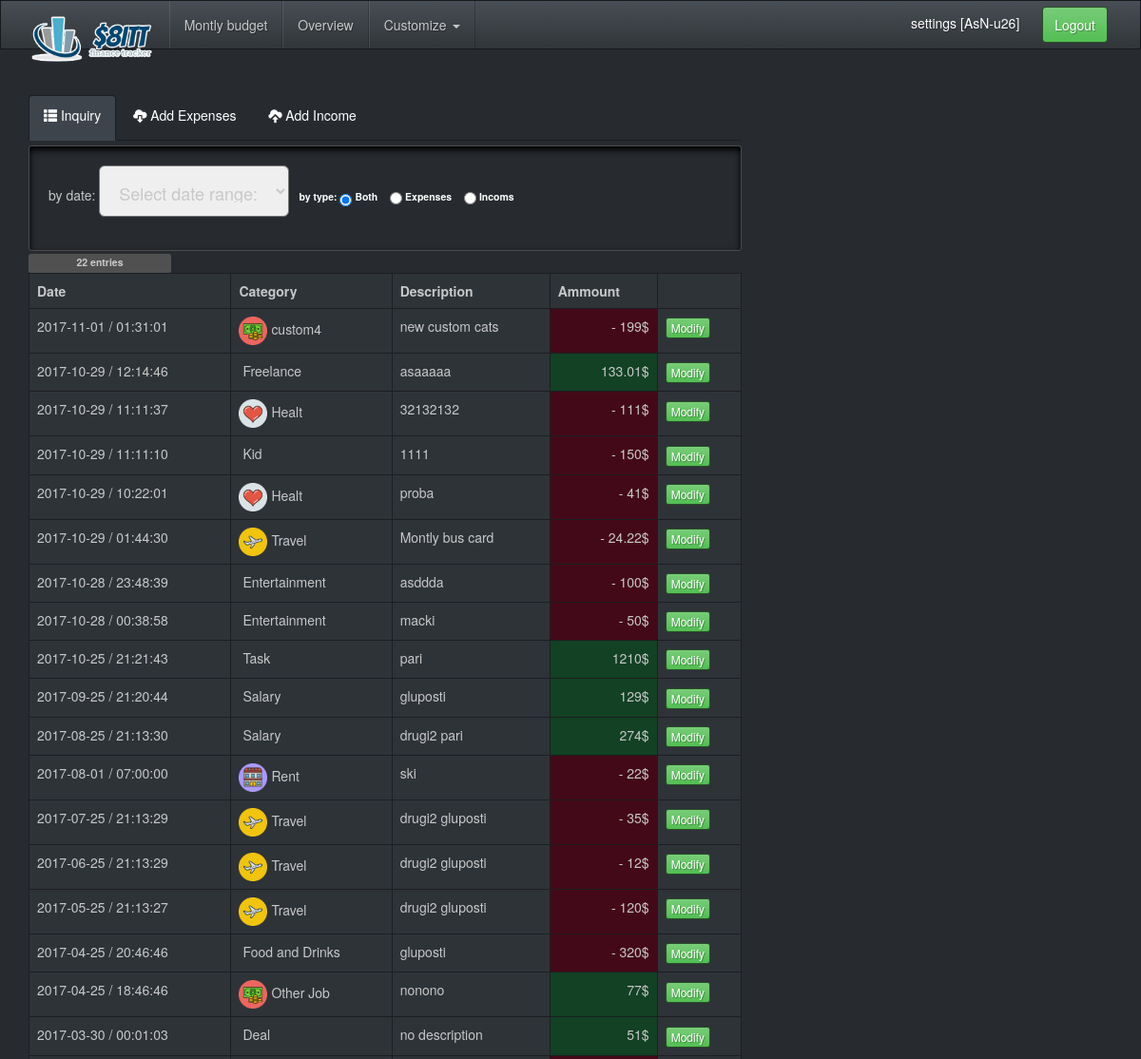
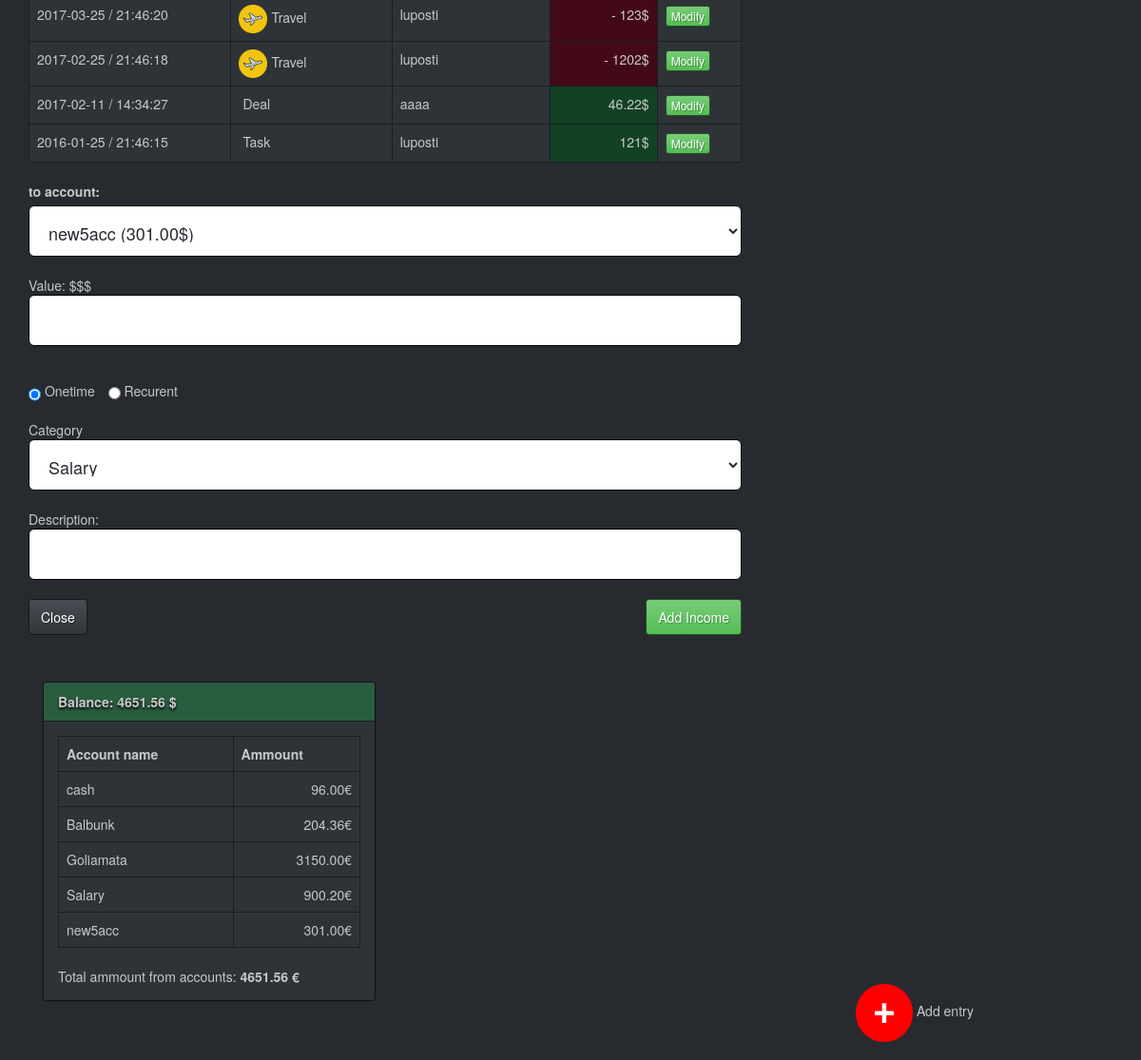
Screenshot of /view/main.php (signed in) with the database file from the repository (2 pictures, top to bottom).
### tables this page shows
CREATE TABLE `transactions` (
  `transaction_id` int(11) NOT NULL,
  `date_time` timestamp NOT NULL DEFAULT CURRENT_TIMESTAMP,
  `account_id` int(11) NOT NULL,
  `amount` double NOT NULL,
  `exp_inc` varchar(20) NOT NULL DEFAULT 'exp',
  `category_id` int(11) DEFAULT NULL,
  `description` varchar(64) NOT NULL,
  `recurent_bill` tinyint(4) NOT NULL DEFAULT '0',
  `user_id` int(11) NOT NULL
);

CREATE TABLE `categories` (
  `category_id` int(11) NOT NULL,
  `category_name` varchar(16) NOT NULL,
  `icon_url` varchar(45) DEFAULT NULL,
  `color` varchar(11) DEFAULT '#ffffff',
  `category_desc` varchar(45) DEFAULT NULL,
  `user_id` int(11) NOT NULL DEFAULT '0',
  `in_out` varchar(3) DEFAULT 'out'
);

CREATE TABLE `accounts` (
  `account_id` int(11) NOT NULL,
  `account_name` varchar(45) NOT NULL,
  `ammount` double NOT NULL,
  `owner_id` int(11) NOT NULL,
  `currency` varchar(3) NOT NULL,
  `account_desc` varchar(45) NOT NULL DEFAULT 'IBAN:',
  `last_access` timestamp NULL DEFAULT CURRENT_TIMESTAMP
);

### view/includes/add_entry_form.incl.php (called while the page is built, shortened)
<?php
include "../controller/get_user_account_list.php";
?>

### model/dao/AccountDao.php (called while the page is built, shortened)
<?php
class AccountDao
{
    private static $instance;
    private $pdo;
    private function __construct()    {
        $this->pdo = DBManager::getInstance()->getConnection();
    }
    public static function getAInstance(){
        if(self::$instance === null){
            self::$instance = new AccountDao();
        }
        return self::$instance;
    }
    public function getUserAcountsList($uid) {
            $stm = $this->pdo->prepare(self::GET_USER_ACCOUNTS);
            $stm->execute(array($uid));
            $result = $stm->fetchAll(\PDO::FETCH_ASSOC);
            return $result;
    }
    public  function getUserTotalAmmount(Accounts $a){
            try {
                $stm = $this->pdo->prepare(self::SELECT_USER_SUM_AMMOUNT);
                $stm->execute(array($a->getOwnerId()));
                $result = $stm->fetch(\PDO::FETCH_ASSOC);
                return $result;
            }
            catch (\PDOException $e) {
                echo "Err accounts list: " . $e->getMessage();
            }
        }
}

### controller/get_user_account_list.php (called while the page is built, shortened)
<?php
include_once "../model/dao/AccountDao.php";
include_once "../model/Accounts.php";
$oi = "";
if(isset($_SESSION["user_id"])) {
    $oi = $_SESSION["user_id"];
}
try {
    $result_accounts = AccountDao::getAInstance()->getUserAcountsList($oi);
}
catch(PDOException $e) {
    echo "acc list:: " . $e->getMessage();
}
?>

### model/DBManager.php (called while the page is built, shortened)
<?php
class DBManager
{
    private static $instance;
    private $pdo;
    private function __construct(){
        try{
            $this->pdo = new \PDO("mysql:host=".self::DB_IP.";dbname=".self::DB_NAME, self::DB_USER, self::DB_PASS);
            $this->pdo->setAttribute(\PDO::ATTR_ERRMODE, \PDO::ERRMODE_EXCEPTION);
            $this->pdo->query("USE " . self::DB_NAME);
        }
        catch (\PDOException $e){
            echo "PDO Problem. ERR: " . $e->getMessage();
        }
    }
    public static function getInstance(){
        if(self::$instance === null){
            self::$instance = new DBManager();
        }
        return self::$instance;
    }
    public function getConnection(){
        return $this->pdo;
    }
}

### controller/get_user_account_totals_ammount.php (called while the page is built, shortened)
<?php
$owner_id = $_SESSION['user_id'];
$oi = new Accounts($owner_id);
$result_total_ammount = AccountDao::getAInstance()->getUserTotalAmmount($oi);

### model/Accounts.php (called while the page is built, shortened)
<?php
class Accounts
{
    private $owner_id;
      public function __construct($owner_id){
        $this->owner_id = $owner_id;
    }
    public function getOwnerId()
    {
        return $this->owner_id;
    }
}

### controller/get_transactions_with_filters.php (the view, shortened to what this page needs)
<?php
include_once "../model/DBManager.php";
$date = $etype = $entry_type = $uid = $filt_cat = $rowCounts = $resulta = "";
$order_date = "DESC";
$limit = "200";
include "../model/dao/TransactionDao.php";
$uid = "";
if (isset($_SESSION['user_id'])) {
    $uid = $_SESSION['user_id'];
}
if (isset($_GET['date'])) {
    if (intval($_GET['date']) == "") {
        $date = "";
    } elseif (intval($_GET['date']) == 1) {
        $date = "DATE(`date_time`) = CURDATE() AND";
    } elseif (intval($_GET['date']) == 2) {
        $date = "DATE(`date_time`) >= DATE_SUB(CURDATE(), INTERVAL 1 DAY) AND DATE(`date_time`) < CURDATE() AND";
    } elseif (intval($_GET['date']) == 3) {
        $date = "DATE(date_time) > DATE_SUB(NOW(), INTERVAL 1 MONTH) AND";
    } elseif (intval($_GET['date']) == 4) {
        $date = "YEAR(date_time) = YEAR(NOW()) AND";
        $limit = 1000;
    } elseif (intval($_GET['date']) == 0) {
        $date = "";
    }
} else {
    $date = "";
}
if (!isset($_GET['etype'])) {
    $entry_type = "AND `exp_inc` IN ('exp', 'inc')";
}
try {
    if (!isset($pdo)) {
        $pdo = \model\DBManager::getInstance()->getConnection();
    }
    $sql = "SELECT *, ca.category_name, ca.icon_url FROM `transactions` as tr
LEFT JOIN categories AS ca
ON ca.category_id = tr.category_id
 WHERE $date tr.user_id = $uid $entry_type ORDER BY `date_time` $order_date
 LIMIT $limit";
    $stmt = $pdo->prepare($sql);
    $stmt->execute();
    $resulta = $stmt->fetchAll(\PDO::FETCH_ASSOC);
    $rowCounts = $stmt->rowCount();
} catch (PDOException $e) {
    echo "erewrwer" . $e->getMessage();
}
?>
<div class="label label-discrete"><?php echo $rowCounts . " entries "; ?></div>
<table class="table table-bordered">
    <tr class="bg_h">
        <th>Date</th>
        <th>Category</th>
        <th>Description</th>
        <th>Ammount</th>
    </tr>
    <?php foreach ($resulta as $item) { ?>
        <tr>
            <td><?php
                $dt = $item['date_time'];
                $date = explode(' ', $dt);
                echo ($date[0]) . " / " . ($date[1]);
                ?></td>
            <td><img height="30" width="auto" src="images/icons/<?= $item['icon_url'] ?>" alt=""> <?= $item['category_name'] ?></td>
            <td><?= $item['description'] ?></td>
            <td class="
            <?php
            if ($item['exp_inc'] == "exp") {
                echo "row-exp";
            } else {
                echo "row-inc";
            }
            ?>">
                <span class="pull-right"><?php
                    if ($item['exp_inc'] == "exp") {
                        echo "-";
                    } else {
                        echo "";
                    } ?>
                    <?= $item['amount'] ?>$</span></td>
            <td><a data-toggle="modal" data-target="#modal-add-exp" href="#" class="btn btn-success btn-xs"
                   onclick="mod_transaction('modala', '<?= $item['transaction_id']; ?>')">Modify</a></td>
        </tr>
        <?php
    }
    ?>
</table>

### view/includes/show_user_accounts_avail.incl.php (shortened to what this page needs)
<table class="table table-bordered table_list table-hover" id="whole_table" cellspacing="2" cellpadding="0">
    <tr class="bg_h">
        <th>Account name</th>
        <th>Ammount</th>
    </tr>
    <?php
    include "../controller/get_user_account_list.php";
    foreach ($result_accounts as $row) {
        ?>
        <tr class="">
            <td><?php echo $row['account_name']; ?></td>
            <td class="text-right"><?php echo $row['ammount']; ?>&euro;</td>
        </tr>
        <?php
    }
    ?>
</table>
<div id="user-total">
    Total ammount from accounts: <strong><?php include "../controller/get_user_account_totals_ammount.php"; echo $result_total_ammount['total']?> &euro;</strong>
</div>

### rows the page displays
transactions: date_time "2017-11-01", date_time "01:31:01", category.icon_url (picture), category.category_name "custom4", description "new custom cats", amount "199"
transactions: date_time "2017-10-29", date_time "12:14:46", category.category_name "Freelance", description "asaaaaa", amount "133.01"
transactions: date_time "2017-10-29", date_time "11:11:37", category.icon_url (picture), category.category_name "Healt", description "32132132", amount "111"
transactions: date_time "2017-10-29", date_time "11:11:10", category.category_name "Kid", description "1111", amount "150"
transactions: date_time "2017-10-29", date_time "10:22:01", category.icon_url (picture), category.category_name "Healt", description "proba", amount "41"
transactions: date_time "2017-10-29", date_time "01:44:30", category.icon_url (picture), category.category_name "Travel", description "Montly bus card", amount "24.22"
transactions: date_time "2017-10-28", date_time "23:48:39", category.category_name "Entertainment", description "asddda", amount "100"
transactions: date_time "2017-10-28", date_time "00:38:58", category.category_name "Entertainment", description "macki", amount "50"
transactions: date_time "2017-10-25", date_time "21:21:43", category.category_name "Task", description "pari", amount "1210"
transactions: date_time "2017-09-25", date_time "21:20:44", category.category_name "Salary", description "gluposti", amount "129"
transactions: date_time "2017-08-25", date_time "21:13:30", category.category_name "Salary", description "drugi2 pari", amount "274"
transactions: date_time "2017-08-01", date_time "07:00:00", category.icon_url (picture), category.category_name "Rent", description "ski", amount "22"
transactions: date_time "2017-07-25", date_time "21:13:29", category.icon_url (picture), category.category_name "Travel", description "drugi2 gluposti", amount "35"
transactions: date_time "2017-06-25", date_time "21:13:29", category.icon_url (picture), category.category_name "Travel", description "drugi2 gluposti", amount "12"
transactions: date_time "2017-05-25", date_time "21:13:27", category.icon_url (picture), category.category_name "Travel", description "drugi2 gluposti", amount "120"
transactions: date_time "2017-04-25", date_time "20:46:46", category.category_name "Food and Drinks", description "gluposti", amount "320"
transactions: date_time "2017-04-25", date_time "18:46:46", category.icon_url (picture), category.category_name "Other Job", description "nonono", amount "77"
transactions: date_time "2017-03-30", date_time "00:01:03", category.category_name "Deal", description "no description", amount "51"
transactions: date_time "2017-03-25", date_time "21:46:20", category.icon_url (picture), category.category_name "Travel", description "luposti", amount "123"
transactions: date_time "2017-02-25", date_time "21:46:18", category.icon_url (picture), category.category_name "Travel", description "luposti", amount "1202"
transactions: date_time "2017-02-11", date_time "14:34:27", category.category_name "Deal", description "aaaa", amount "46.22"
transactions: date_time "2016-01-25", date_time "21:46:15", category.category_name "Task", description "luposti", amount "121"
accounts: account_name "cash", ammount "96.00"
accounts: account_name "Balbunk", ammount "204.36"
accounts: account_name "Goliamata", ammount "3150.00"
accounts: account_name "Salary", ammount "900.20"
accounts: account_name "new5acc", ammount "301.00"

### other values shown
$name "AsN-u26"
$rowCounts "22"
$result_total_ammount['total'] "4651.56"
form field account_id "new5acc (301.00$)"
form field category "Salary"
